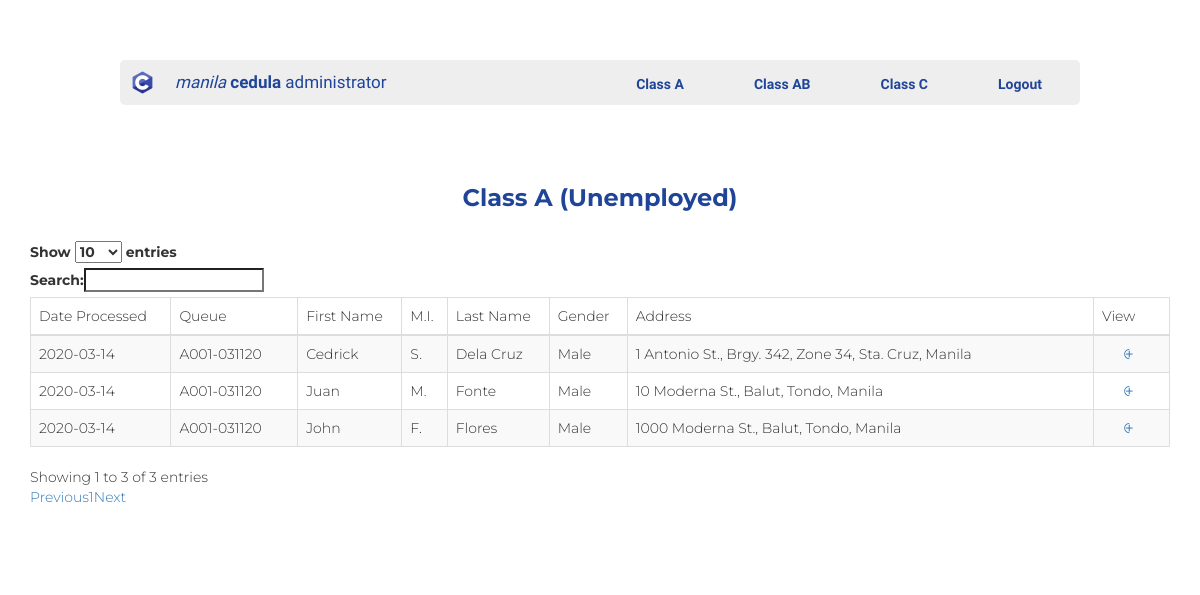
Page /admin_class_a.php (signed in) on the committed database.
### tables this page shows
CREATE TABLE `classa` (
  `ID` int(11) NOT NULL,
  `queueNo` varchar(14) NOT NULL,
  `firstName` varchar(50) NOT NULL,
  `middle` varchar(5) NOT NULL,
  `lastName` varchar(30) NOT NULL,
  `homeAddress` varchar(100) NOT NULL,
  `dateOfBirth` date NOT NULL,
  `placeOfBirth` varchar(100) NOT NULL,
  `civilStatus` varchar(20) NOT NULL,
  `gender` varchar(20) NOT NULL,
  `dateProcessed` date NOT NULL,
  `timeProcessed` time NOT NULL
);

### admin_class_a_table.php (the view, shortened to what this page needs)
<thead>
     <tr>
          <td>Date Processed</td>
          <td>Queue</td>
          <td>First Name</td>
          <td>M.I.</td>
          <td>Last Name</td>
          <td>Gender</td>
          <td>Address</td>
          <td>View</td>
     </tr>
</thead>
<?php
     $con = mysqli_connect('localhost', 'root', '');
     mysqli_select_db($con, 'cedula');
     $query = "SELECT * FROM classa";
     $result=mysqli_query($con, $query);
     while($row = mysqli_fetch_array($result))
     {
          echo '
          <tr>
               <td>'.$row["dateProcessed"].'</td>
               <td> A001-031120 </td>
               <td>'.$row["firstName"].'</td>
               <td>'.$row["middle"].'</td>
               <td>'.$row["lastName"].'</td>
               <td>'.$row["gender"].'</td>
               <td>'.$row["homeAddress"].'</td>
               <td><a href="">&nbsp;&nbsp;&nbsp;&nbsp;&nbsp;&nbsp;⨭&nbsp;&nbsp;&nbsp;&nbsp;</a></td>
          </tr>
          ';
     }
?>

### admin_class_a.php (shortened to what this page needs)
<!DOCTYPE html>
<html style="background-color: white;">
     <head>
          <link rel="stylesheet" href="https://maxcdn.bootstrapcdn.com/bootstrap/3.3.6/css/bootstrap.min.css" />
          <link rel="stylesheet" href="https://cdn.datatables.net/1.10.12/css/dataTables.bootstrap.min.css" />
          <link rel="stylesheet" href="style.css" />
     </head>
     <body>
     <div class="adminclass">
        <div class="container_all">
                <div class="navbaradmin">
                    <div class="logoadmin-pic"><img src="img/Clogo.png" height="25px" width="25px"></div>
                    <div class="logoadmin"><a href="admin_class_ab.php"><i>manila</i>&nbsp;<b>cedula</b>&nbsp;administrator</a></div>
                <div class="menuadmin">
                    <ul class="navbaradmin_ul">
                    <li><a  class="btn" href="admin_class_a.php"><b>Class A</b></a></li>
                    <li><a  class="btn" href="admin_class_ab.php"><b>Class AB</b></a></li>
                    <li><a  class="btn" href="admin_class_c.php"><b>Class C</b></a></li>
                    <li><a  class="btn" href="logout.php"><b>Logout</b></a></li>
                    </ul>
                </div>
            </div>
        </div>
          <div class="container" style="font-family: 'Montserrat';">
               <h3 align="center" style="color: #1f4498"><b>Class A (Unemployed)</b></h3>
               <br />
               <div class="table-responsive">
                    <table id="class_a_data" class="table table-striped table-bordered">
                         <?php
                         include 'admin_class_a_table.php';
                         ?>
                    </table>  <br><br><br>
               </div>
          </div>
     </body>
</html>

### style.css (style rules this page uses)
* { margin: 0; padding: 0; }
html { background-color: #1f4498; color: white; font-family: 'Muli'; font-weight: 300; font-size: 20px; text-rendering: optimizeLegibility; }
.container_all { padding: 3rem 6rem; }
.adminclass { width: 100%; height: 100vh; background-color: white; }
.menuadmin { flex: 1; color: rgb(213, 22, 22); font-size: 13px; }
.menuadmin > ul { display: flex; list-style: none; }
.menuadmin .btn { background-color: transparent; padding: 10px 34px 7px; color: #1f4498; background-color: transparent; text-decoration: none; font-family: Muli; transition: 0.5s; border-radius: 2px; }
.navbaradmin_ul { text-align: right; list-style-type: none; float: right; margin: 3px; }
.navbaradmin_ul > li { background-image: url(arrow.gif); background-repeat: no-repeat; background-position: 100%; }
.navbaradmin { display: flex ; color: darkturquoise; background-color: rgb(238, 238, 238); height: 45px; width: 100%; border-radius: 5px; }
.logoadmin { padding-top: 10px; padding-right: 100px; font-family: 'Muli'; font-weight: 300; font-size: 17px; }
.logoadmin > a { padding: 10px; flex: 2; text-decoration: none; color: #1f4498; }
.logoadmin-pic { padding: 10px; }

### rows in the picture
classa: dateProcessed "2020-03-14", firstName "Cedrick", middle "S.", lastName "Dela Cruz", gender "Male", homeAddress "1 Antonio St., Brgy. 342, Zone 34, Sta. Cruz, Manila"
classa: dateProcessed "2020-03-14", firstName "Juan", middle "M.", lastName "Fonte", gender "Male", homeAddress "10 Moderna St., Balut, Tondo, Manila"
classa: dateProcessed "2020-03-14", firstName "John", middle "F.", lastName "Flores", gender "Male", homeAddress "1000 Moderna St., Balut, Tondo, Manila"
